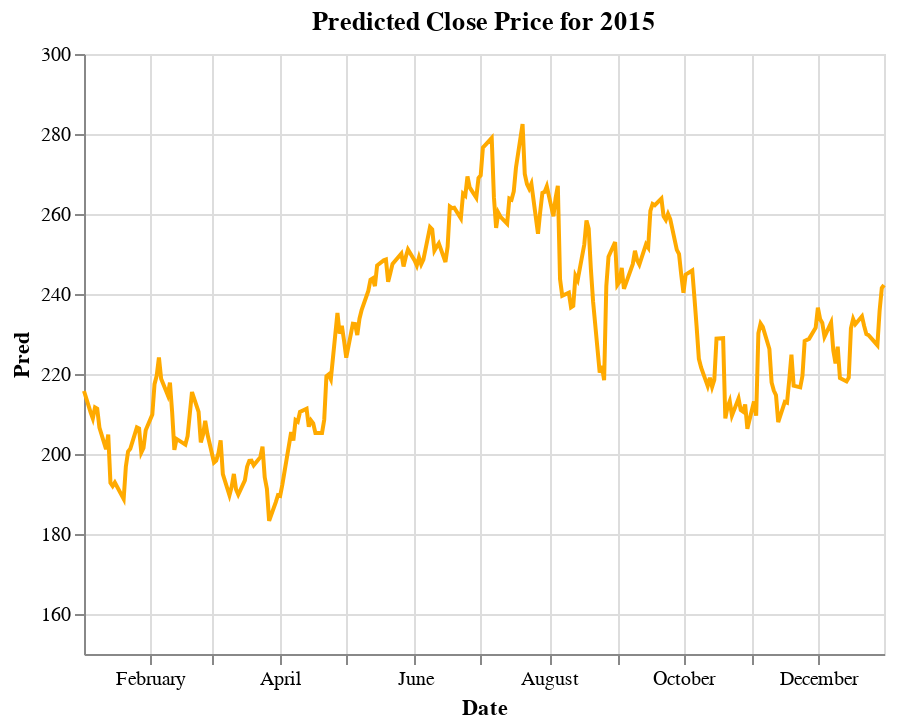

Notebook code cell kept with this figure:
### Code cell
# visualize the predicted close price for 2015
c_pred=alt.Chart(df_test).mark_line().encode(
    x="Date",
    y=alt.Y("Pred", scale=alt.Scale(domain = [150,300])),
    tooltip=["Date","Pred"],
    color=alt.value("#FFAA00"),
)
c_pred.properties(title = "Predicted Close Price for 2015")

### Figure 1 — Vega-Lite specification as saved in the notebook (floating-point values rounded to 4 significant figures; data arrays with more than 128 entries replaced by an {"elided": "..."} marker saying what was removed)
{"config": {"view": {"continuousWidth": 400, "continuousHeight": 300}}, "data": {"name": "data-e3d9701df7f00646940a61c6801c562c"}, "mark": "line", "encoding": {"color": {"value": "#FFAA00"}, "tooltip": [{"type": "temporal", "field": "Date"}, {"type": "quantitative", "field": "Pred"}], "x": {"type": "temporal", "field": "Date"}, "y": {"type": "quantitative", "field": "Pred", "scale": {"domain": [150, 300]}}}, "title": "Predicted Close Price for 2015", "$schema": "https://vega.github.io/schema/vega-lite/v4.8.1.json", "datasets": {"data-e3d9701df7f00646940a61c6801c562c": {"elided": "252 records"}}}
